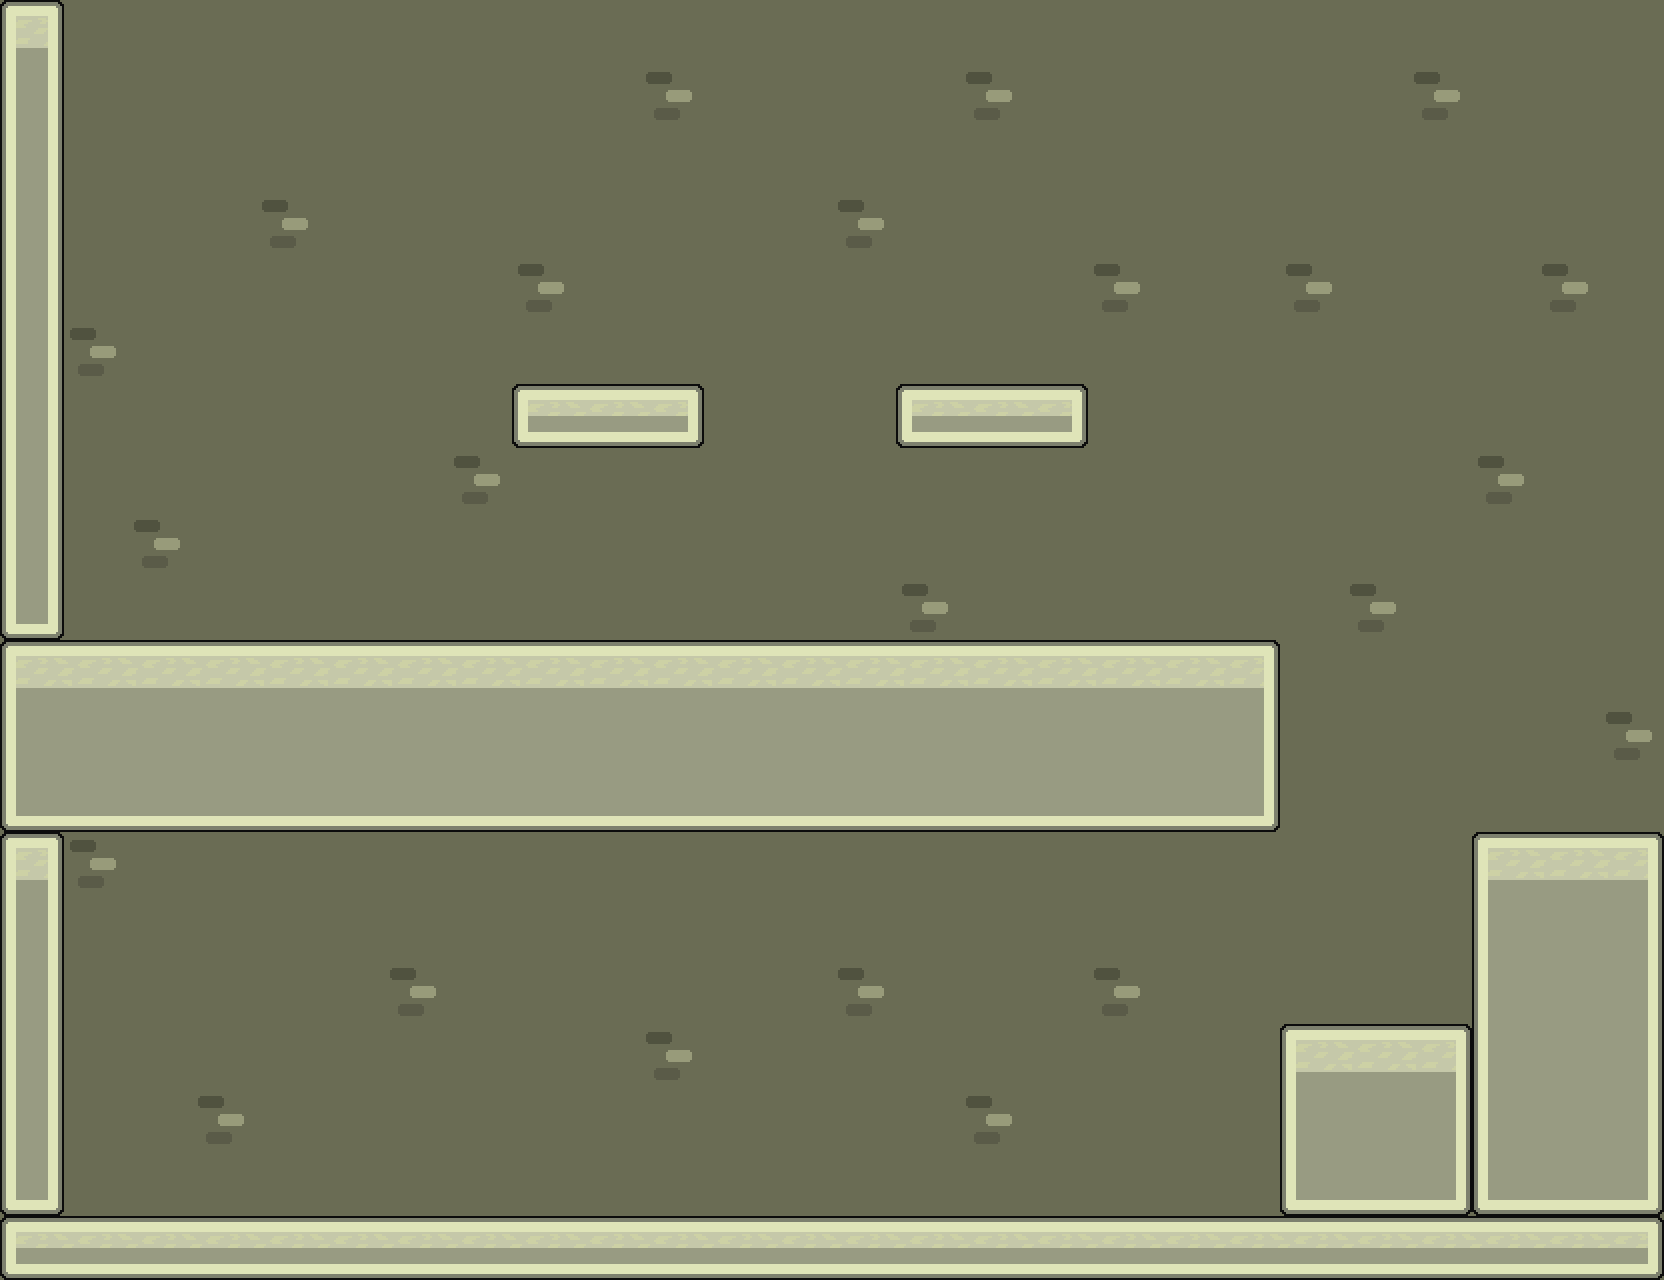

This game map was drawn from its Tiled (.tmx) file and the tilesets committed beside it. A one-line description and the trimmed map source follow:
An orthogonal 26x20 tile map with 64x64 px tiles, 3 tile layers (bg, second back, tiles), 2 tilesets and 31 objects (10x Floor, 10x Coin, 4x Enemy, 4x Camera, Door, ...).

<map version="1.2" tiledversion="1.2.0" orientation="orthogonal" renderorder="right-down" width="26" height="20" tilewidth="64" tileheight="64" infinite="0" nextlayerid="5" nextobjectid="32">
 <tileset firstgid="1" source="L1 Acc.tsx" />
 <tileset firstgid="17" source="First level tiles.tsx" />
 <layer id="1" name="bg" width="26" height="20">
  <data>[520 cells, 520 non-empty, 1 distinct tile ids]</data>
 </layer>
 <layer id="2" name="second back" width="26" height="20">
  <data>[520 cells, 25 non-empty, 1 distinct tile ids]</data>
 </layer>
 <layer id="3" name="tiles" width="26" height="20">
  <data>[520 cells, 135 non-empty, 15 distinct tile ids]</data>
 </layer>
 <objectgroup id="4" name="Object Layer 1">
  <object id="1" name="Floor" x="0" y="640" width="1280" height="192" />
  <object id="2" name="Floor" x="512" y="384" width="192" height="64" />
  <object id="3" name="Floor" x="896" y="384" width="192" height="64" />
  <object id="4" name="Floor" x="1472" y="832" width="192" height="192" />
  <object id="5" name="Floor" x="1280" y="1024" width="192" height="192" />
  <object id="6" name="Floor" x="0" y="1216" width="1664" height="64" />
  <object id="7" name="Floor" x="0" y="832" width="64" height="384" />
  <object id="8" name="Enemy" x="256" y="1088" width="64" height="64">
   <properties>
    <property name="Etype" value="4" />
    <property name="keyReq" value="1" />
    <property name="mode" value="standard" />
    <property name="number" value="0" />
   </properties>
  </object>
  <object id="9" name="Enemy" x="640" y="1088" width="64" height="64">
   <properties>
    <property name="Etype" value="2" />
    <property name="keyReq" value="0" />
    <property name="mode" value="standard" />
    <property name="number" value="1" />
   </properties>
  </object>
  <object id="10" name="Enemy" x="896" y="1088" width="64" height="64">
   <properties>
    <property name="Etype" value="3" />
    <property name="keyReq" value="0" />
    <property name="mode" value="standard" />
    <property name="number" value="2" />
   </properties>
  </object>
  <object id="11" name="Enemy" x="768" y="512" width="64" height="64">
   <properties>
    <property name="Etype" value="2" />
    <property name="keyReq" value="0" />
    <property name="mode" value="standard" />
    <property name="number" value="3" />
   </properties>
  </object>
  <object id="12" name="Coin" x="512" y="256" width="64" height="64">
   <properties>
    <property name="number" value="0" />
    <property name="value" value="4" />
   </properties>
  </object>
  <object id="13" name="Coin" x="576" y="256" width="64" height="64">
   <properties>
    <property name="number" value="1" />
    <property name="value" value="4" />
   </properties>
  </object>
  <object id="14" name="Coin" x="640" y="256" width="64" height="64">
   <properties>
    <property name="number" value="2" />
    <property name="value" value="4" />
   </properties>
  </object>
  <object id="15" name="Coin" x="896" y="256" width="64" height="64">
   <properties>
    <property name="number" value="3" />
    <property name="value" value="4" />
   </properties>
  </object>
  <object id="16" name="Coin" x="960" y="256" width="64" height="64">
   <properties>
    <property name="number" value="4" />
    <property name="value" value="4" />
   </properties>
  </object>
  <object id="17" name="Coin" x="1024" y="256" width="64" height="64">
   <properties>
    <property name="number" value="5" />
    <property name="value" value="4" />
   </properties>
  </object>
  <object id="18" name="Coin" x="64" y="896" width="64" height="64">
   <properties>
    <property name="number" value="6" />
    <property name="value" value="4" />
   </properties>
  </object>
  <object id="19" name="Coin" x="128" y="896" width="64" height="64">
   <properties>
    <property name="number" value="7" />
    <property name="value" value="4" />
   </properties>
  </object>
  <object id="20" name="Coin" x="64" y="960" width="64" height="64">
   <properties>
    <property name="number" value="8" />
    <property name="value" value="4" />
   </properties>
  </object>
  <object id="21" name="Coin" x="128" y="960" width="64" height="64">
   <properties>
    <property name="number" value="9" />
    <property name="value" value="4" />
   </properties>
  </object>
  <object id="22" name="Floor" x="0" y="0" width="64" height="640" />
  <object id="23" name="Door" x="64" y="448" width="128" height="192">
   <properties>
    <property name="direction" value="back" />
    <property name="open" value="0" />
    <property name="openKeys" value="3" />
    <property name="openTo" value="8" />
   </properties>
  </object>
  <object id="24" name="Start" x="0" y="128" width="64" height="64">
   <properties>
    <property name="direction" value="none" />
   </properties>
  </object>
  <object id="25" name="Player" x="192" y="512" width="64" height="64">
   <properties>
    <property name="direction" value="none" />
   </properties>
  </object>
  <object id="26" name="Floor" x="64" y="-64" width="1600" height="64" />
  <object id="27" name="Floor" x="1664" y="0" width="64" height="832" />
  <object id="28" name="Camera" x="704" y="-64" width="64" height="64">
   <properties>
    <property name="direction" value="1" />
   </properties>
  </object>
  <object id="29" name="Camera" x="1664" y="640" width="64" height="64">
   <properties>
    <property name="direction" value="2" />
   </properties>
  </object>
  <object id="30" name="Camera" x="576" y="1280" width="64" height="64">
   <properties>
    <property name="direction" value="3" />
   </properties>
  </object>
  <object id="31" name="Camera" x="-64" y="704" width="64" height="64">
   <properties>
    <property name="direction" value="4" />
   </properties>
  </object>
 </objectgroup>
</map>
